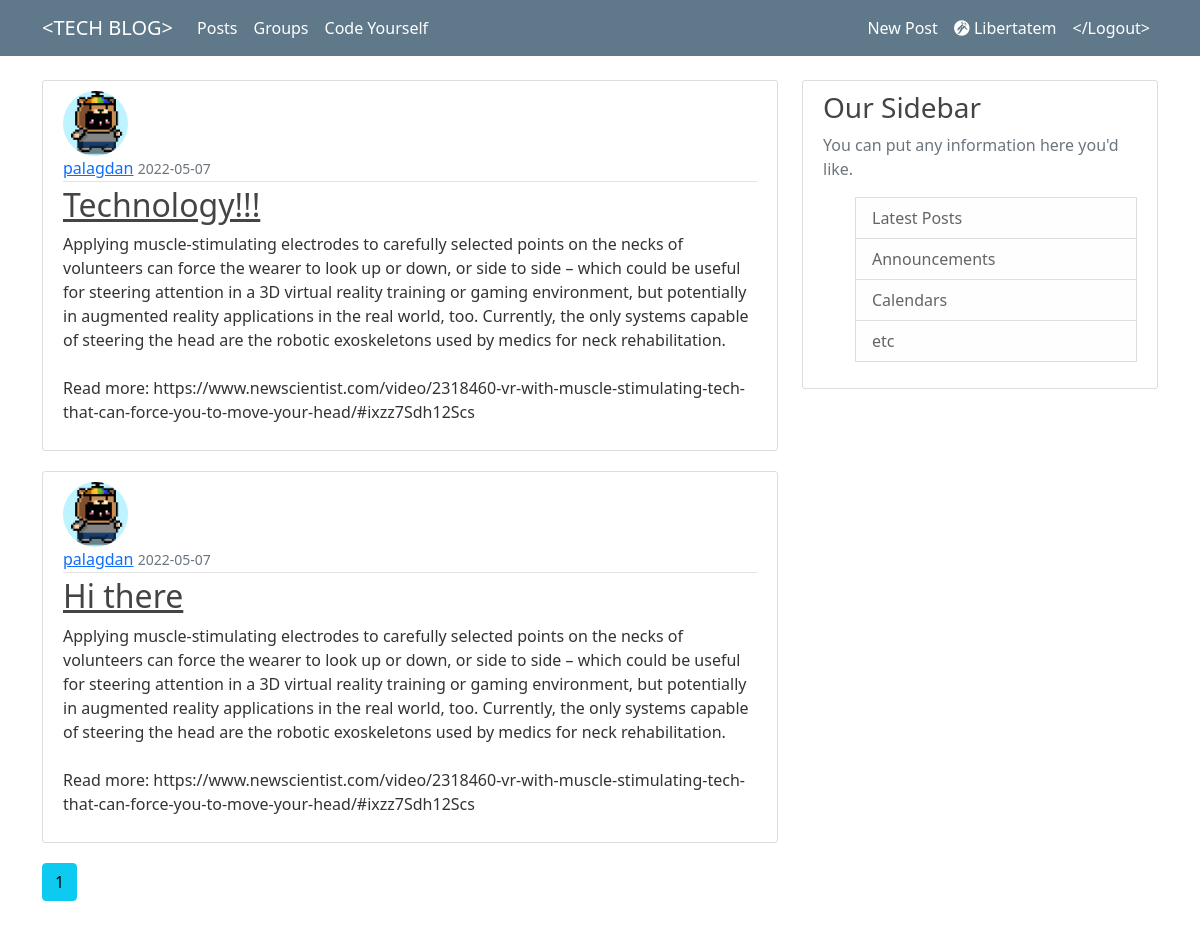
The page /user/palagdan (signed in) on the database its author committed.
### blog/models.py (models this page shows, shortened)
class User(db.Model, UserMixin):
    id = db.Column(db.Integer(), primary_key=True)
    username = db.Column(db.String(length=30), nullable=False, unique=True)
    email = db.Column(db.String(length=100), nullable=False, unique=True)
    image_file = db.Column(db.String(length=20), nullable=False, default='default.jpg')
    password = db.Column(db.String(length=60), nullable=False)
    posts = db.relationship('Post', backref='author', lazy=True)
    @property
    def passwordHash(self):
        return self.password

class Post(db.Model):
    id = db.Column(db.Integer(), primary_key=True)
    title = db.Column(db.String(length=50), nullable=False)
    content = db.Column(db.String(length=5000), nullable=False)
    date_posted = db.Column(db.DateTime, nullable=False, default=datetime.utcnow)
    owner = db.Column(db.Integer(), db.ForeignKey('user.id'), nullable=False)

### blog/users/routes.py (the view)
@users.route("/user/<string:username>")
@login_required
def username_page(username):
    page = request.args.get('page', 1, type=int)
    user = User.query.filter_by(username=username).first_or_404()
    posts = Post.query.filter_by(author=user) \
        .order_by(Post.date_posted.desc()) \
        .paginate(page=page, per_page=5)
    return render_template('user_posts.html', posts=posts, user=user)

### blog/models.py (called while the page is built)
@login_manager.user_loader
def load_user(user_id):
    return User.query.get(int(user_id))

### blog/templates/user_posts.html (shortened to what this page needs)
{% extends 'based.html' %}
{% block content %}
    {% for post in posts.items %}
        <article class="media content-section">
            <img src="{{ url_for('static', filename='images/' + post.author.image_file) }}" alt="" class="rounded-circle article-img">
            <div class="media-body">
                <div class="article-metadata">
                     <a class="mr-2" href="{{ url_for('users.username_page', username=post.author.username) }}">{{ post.author.username }}</a>
                    <small class="text-muted">{{ post.date_posted.strftime('%Y-%m-%d') }}</small>
                </div>
                <h2><a href="{{ url_for('posts.post', post_id=post.id) }}" class="article-title"> {{ post.title }}</a></h2>
                <p class="article-content"> {{ post.content }}</p>
            </div>
        </article>
        {% endfor %}
        {% for page_num in posts.iter_pages(left_edge=1, right_edge=1,left_current=1,right_current=2) %}
            {% if page_num %}
                {% if posts.page == page_num %}
                    <a href="{{ url_for('users.username_page', username=user.username)}}" class="btn btn-info mb-4">{{ page_num }}</a>
                    {% else %}
                    <a href="{{ url_for('users.username_page', username=user.username)}}" class="btn btn-outline-info mb-4">{{ page_num }}</a>
                    {% endif %}
            {% endif %}
            {% endfor %}
{% endblock %}

### blog/templates/based.html (shortened to what this page needs)
<!doctype html>
<html lang="en">
   <head>
   <link rel="stylesheet" href="https://pyscript.net/alpha/pyscript.css" />
      <link href="https://cdn.jsdelivr.net/npm/bootstrap@5.1.3/dist/css/bootstrap.min.css" rel="stylesheet">
      <link rel="stylesheet" type="text/css" href="{{ url_for('static', filename='main.css') }}">
   </head>
   <body>
      <header class="site-header">
         <nav class="navbar navbar-expand-md navbar-dark bg-steel fixed-top">
            <div class="container">
               <a class="navbar-brand" href="{{ url_for('main.article_page') }}">&lt;TECH BLOG&gt;</a>
             {% if current_user.is_authenticated %}
               <div class="collapse navbar-collapse" id="navbarNav">
                  <ul class="navbar-nav mr-auto">
                     <li class="nav-item">
                        <a class="nav-link active" aria-current="page" href="{{ url_for('main.article_page') }}">Posts</a>
                     </li>
                      <li class="nav-item">
                        <a class="nav-link active" aria-current="page" href="{{ url_for('groups.groups_page') }}">Groups</a>
                     </li>
                      <li class="nav-item">
                        <a class="nav-link active" aria-current="page" href="{{ url_for('main.python_repl') }}">Code Yourself</a>
                     </li>
                  </ul>
               </div>
            {% endif %}
               <div>
                  {% if current_user.is_authenticated %}
                  <ul class="navbar-nav">
                     <li class="nav-item">
                        <a class="nav-link active" aria-current="page" href="{{ url_for('posts.new_post') }}">New Post</a>
                     </li>
                     <li class="nav-item">
                        <a class="nav-link active" href="{{ url_for('users.account') }}">
                        <i class="fa-brands fa-grav"></i>
                        {{ current_user.username }}
                        </a>
                     </li>
                     <li class="nav-item">
                        <a class="nav-link active" aria-current="page" href="{{ url_for('users.logout_page') }}">&lt;/Logout&gt;</a>
                     </li>
                  </ul>
                  {% endif %}
               </div>
            </div>
         </nav>
      </header>
      <main role="main" class="container">
         <div class="row">
            <div class="col-md-8">
                {% block content %} {% endblock %}
            </div>
            <div class="col-md-4">
                <div class="content-section">
                    <h3>Our Sidebar</h3>
                    <p class="text-muted">You can put any information here you'd like.
                        <ul>
                            <li class="list-group-item list-group-item-light">Latest Posts</li>
                            <li class="list-group-item list-group-item-light">Announcements</li>
                            <li class="list-group-item list-group-item-light">Calendars</li>
                            <li class="list-group-item list-group-item-light">etc</li>
                        </ul>
                    </p>
                </div>
            </div>
         </div>
      </main>
   </body>
</html>

### blog/static/main.css (style rules this page uses)
body { background: white; color: #333333; margin-top: 5rem; }
h1, h2, h3, h4, h5, h6 { color: #444444; }
.bg-steel { background-color: #5f788a; }
.site-header .navbar-nav .nav-link { color: #cbd5db; }
.site-header .navbar-nav .nav-link.active { font-weight: 500; }
.content-section { background: #ffffff; padding: 10px 20px; border: 1px solid #dddddd; border-radius: 3px; margin-bottom: 20px; }
.article-title { color: #444444; }
.article-content { white-space: pre-line; }
.article-img { height: 65px; width: 65px; margin-right: 16px; }
.article-metadata { padding-bottom: 1px; margin-bottom: 4px; border-bottom: 1px solid #e3e3e3 }

### rows shown on the page
User: username "Libertatem"
Post: image_file (picture), author.username "palagdan", date_posted "2022-05-07", title "Technology!!!", content "Applying muscle-stimulating electrodes to carefully selected points on the necks of volunteers can force the wearer to look up or down, or side to side – which could be useful for steering attention in a 3D virtual reality training or gaming environment, but potentially in augmented reality applications in the real world, too. Currently, the only systems capable of steering the head are the robotic exoskeletons used by medics for neck rehabilitation. Read more: https://www.newscientist.com/video/2318460-vr-with-muscle-stimulating-tech-that-can-force-you-to-move-your-head/#ixzz7Sdh12Scs"
Post: image_file (picture), author.username "palagdan", date_posted "2022-05-07", title "Hi there", content "Applying muscle-stimulating electrodes to carefully selected points on the necks of volunteers can force the wearer to look up or down, or side to side – which could be useful for steering attention in a 3D virtual reality training or gaming environment, but potentially in augmented reality applications in the real world, too. Currently, the only systems capable of steering the head are the robotic exoskeletons used by medics for neck rehabilitation. Read more: https://www.newscientist.com/video/2318460-vr-with-muscle-stimulating-tech-that-can-force-you-to-move-your-head/#ixzz7Sdh12Scs"

### other values the page prints
{{ page_num }} "1"
